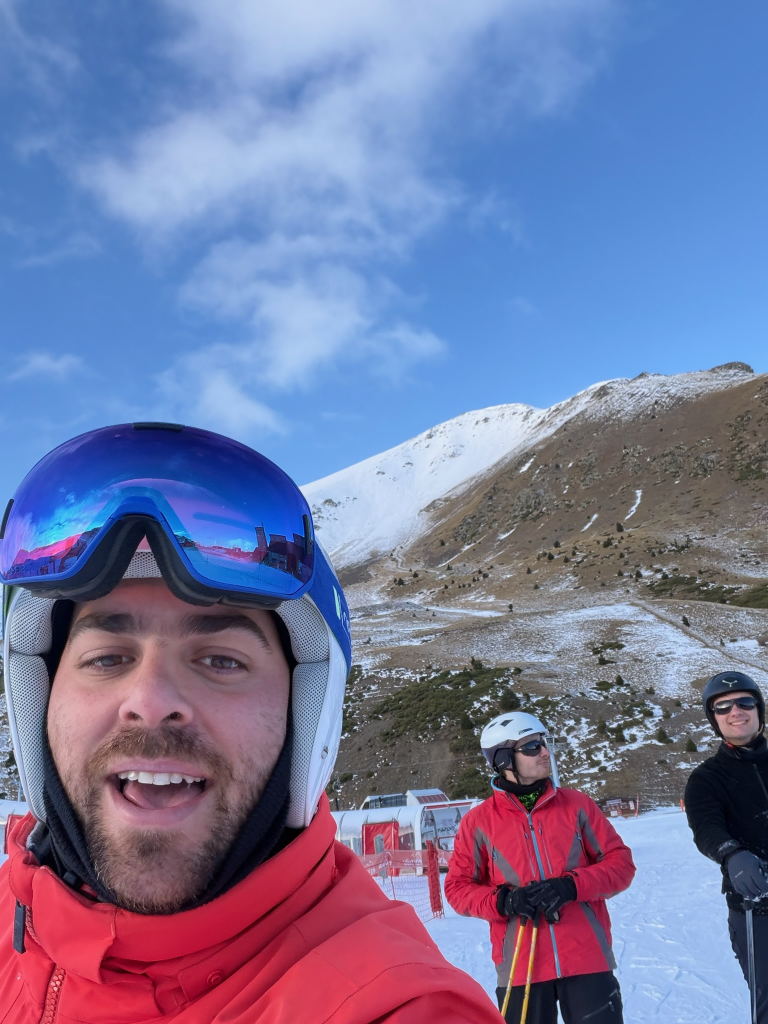
#> input picture Photos/IMG_1.JPG, 1536 x 2048 px (shown at 1/2 size)
$ python -i Template_Matching.py   (imports and definitions only)
#> lines starting #> are read from the running program, lines starting #| are printed output that depends on the picture; after the words box and inside, x2 and y2 are one past the last pixel; in counts of white or black regions, pixels touching at a corner belong together
import numpy as np
import cv2

# [135 lines left out: functions find_best_match, prepare_photo_profile, find_best_match_points, find_best_match_coincidence, not called in this run]


def extract_manual_profile(image_path):

#> called with image_path = 'Photos/IMG_1.JPG'
    img = cv2.imread(image_path)
#> img is the input picture: shape (2048, 1536, 3); mean B, G, R 159.7, 120.5, 117.1
    if img is None:
        return None

    #detect red
    hsv = cv2.cvtColor(img, cv2.COLOR_BGR2HSV)
#> hsv: shape (2048, 1536, 3); mean H, S, V 111, 110.9, 176
    lower_red1 = np.array([0, 100, 100])
    upper_red1 = np.array([10, 255, 255])
    lower_red2 = np.array([160, 100, 100])
    upper_red2 = np.array([180, 255, 255])

    mask1 = cv2.inRange(hsv, lower_red1, upper_red1)
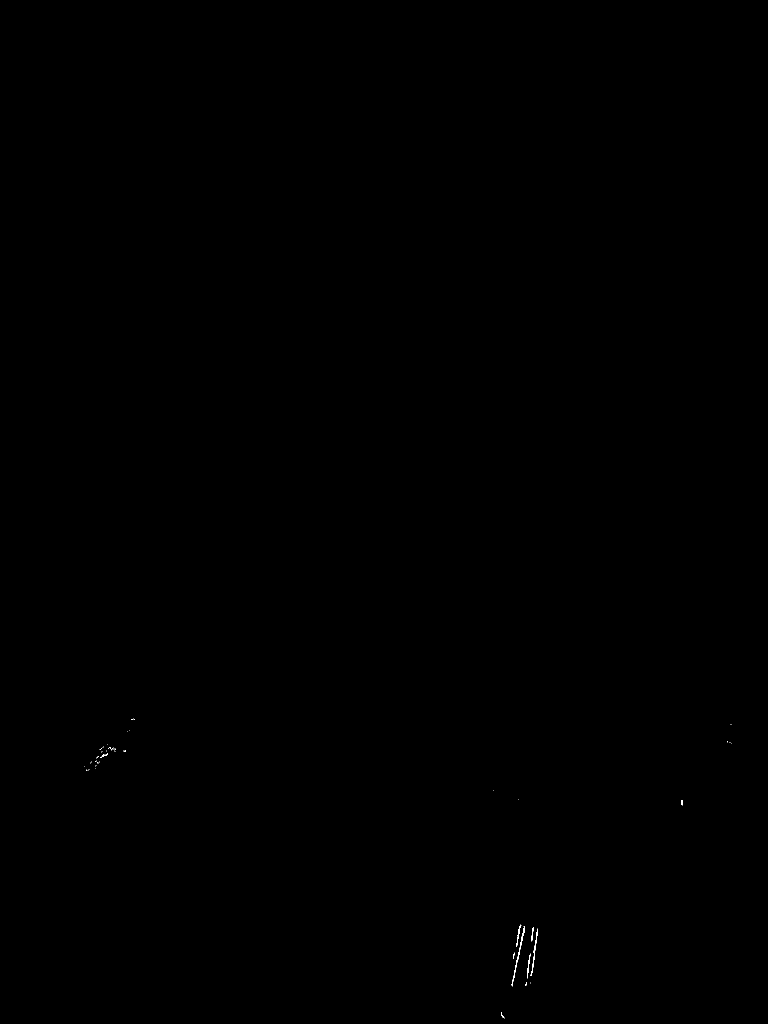
#> mask1: shape (2048, 1536) (shown at 1/2 size); 0.03% white in thin lines or dots, all inside (x1, y1, x2, y2) = (168, 1437, 1464, 2037)
    mask2 = cv2.inRange(hsv, lower_red2, upper_red2)
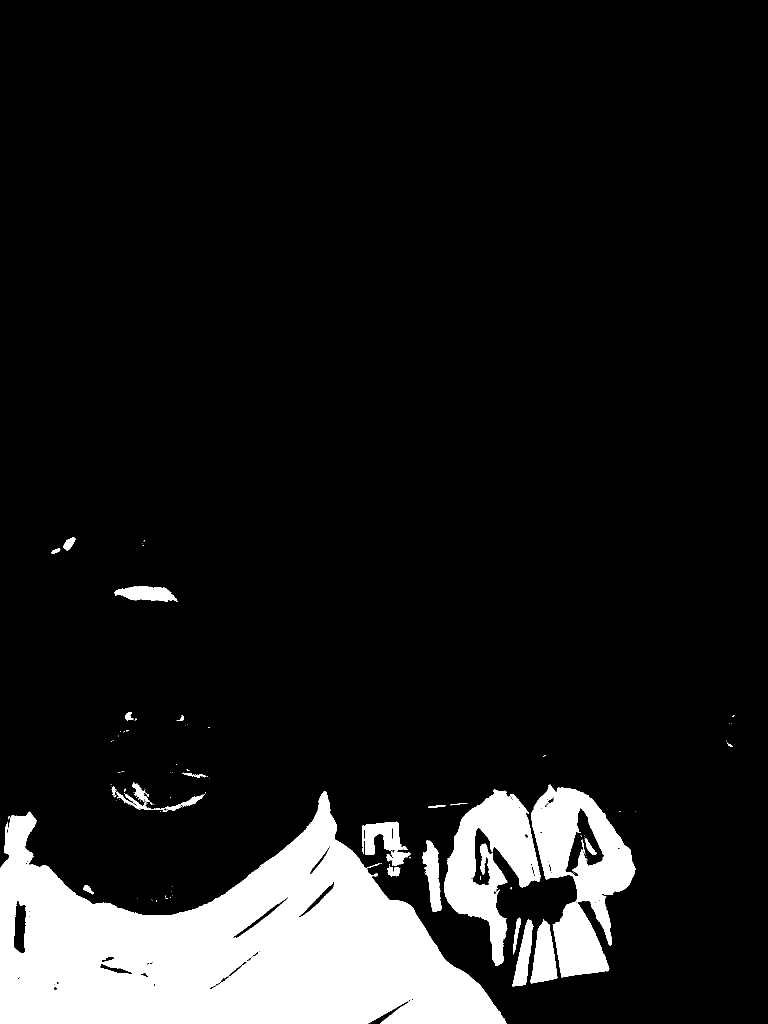
#> mask2: shape (2048, 1536) (shown at 1/2 size); 11.1% white; 113 white regions (87 under 20 px), largest, box (x1, y1, x2, y2) and area: (0, 1582, 1013, 2048) 259330, (1062, 1569, 1271, 1955) 39018, (889, 1579, 1081, 1932) 30769
    red_mask = mask1 + mask2
#> red_mask: shape (2048, 1536); 11.2% white; 145 white regions (118 under 20 px), largest, box (x1, y1, x2, y2) and area: (0, 1582, 1013, 2048) 259356, (1062, 1569, 1271, 1955) 39018, (889, 1579, 1081, 1932) 30771

    height, width = red_mask.shape
#> height = 2048; width = 1536
    profile = np.full(width, np.nan)

    #search for first red pixel in column
    for x in range(width):
        y_indices = np.where(red_mask[:, x] > 0)[0]
        if len(y_indices) > 0:
            profile[x] = height - y_indices[0]

    return profile


# [27 lines left out: function compare_contours, not called in this run]

>>> result = extract_manual_profile('Photos/IMG_1.JPG')

$ run again, on Photos/IMG_10.JPG
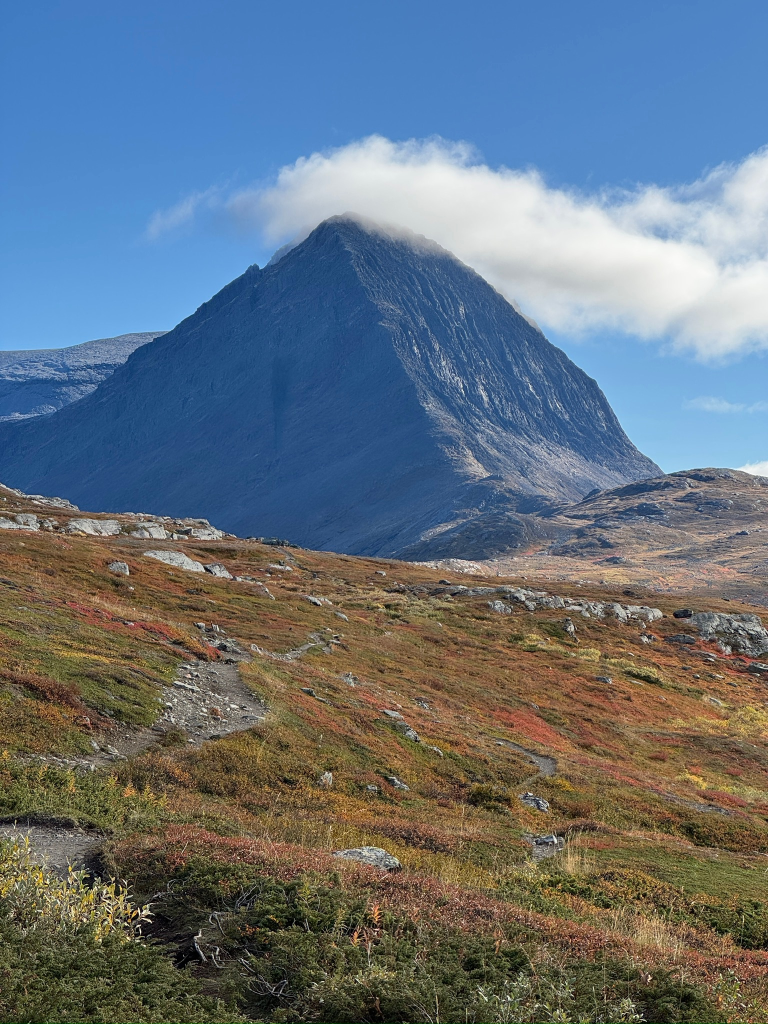
#> input picture Photos/IMG_10.JPG, 1536 x 2048 px (shown at 1/2 size)
#> in extract_manual_profile, img is the input picture: shape (2048, 1536, 3); mean B, G, R 125.4, 113.8, 101.2
#> hsv: shape (2048, 1536, 3); mean H, S, V 65.1, 120.5, 146.2
#> in extract_manual_profile, `mask1 = cv2.inRange(hsv, lower_red1, upper_red1)`:
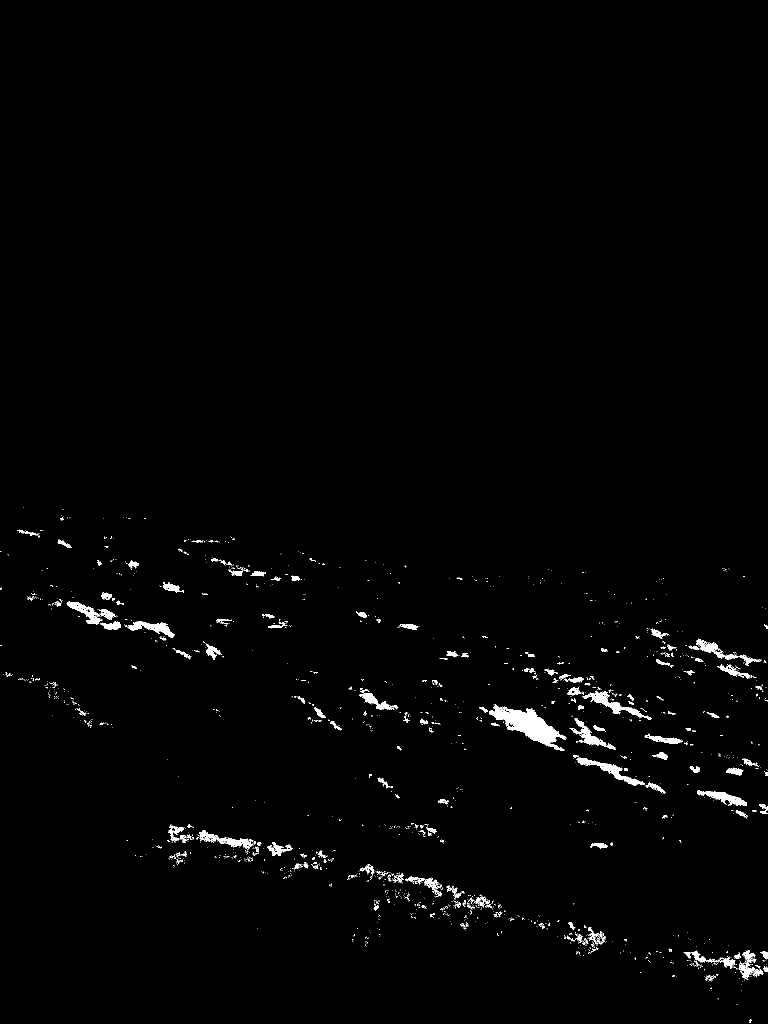
#> mask1: shape (2048, 1536) (shown at 1/2 size); 1.2% white; 1743 white regions (1545 under 20 px), largest, box (x1, y1, x2, y2) and area: (978, 1409, 1133, 1502) 5238, (1164, 1382, 1304, 1440) 1590, (1153, 1515, 1290, 1571) 1528
#> mask2: shape (2048, 1536); 0% white in thin lines or dots, all inside (x1, y1, x2, y2) = (255, 1249, 332, 1277)
#> the loop in extract_manual_profile, `for x in range(width):` made 1536 passes
#> y_indices on passes 1 to 3: [1103, 1177, 1178, 1290, 1291], [1103, 1177, 1178, 1290, 1291], [1103, 1175, 1176, 1177, 1178, 1290, 1291]

$ run again, on Photos/IMG_11.JPG
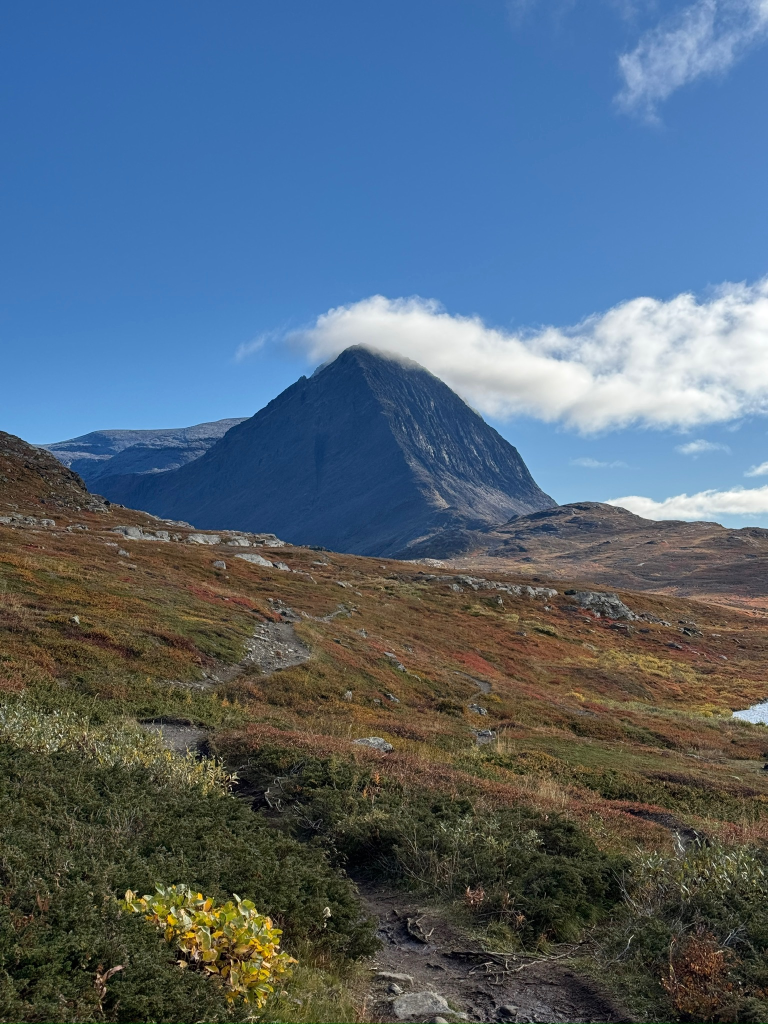
#> input picture Photos/IMG_11.JPG, 1536 x 2048 px (shown at 1/2 size)
#> in extract_manual_profile, img is the input picture: shape (2048, 1536, 3); mean B, G, R 118.3, 101.5, 83.6
#> hsv: shape (2048, 1536, 3); mean H, S, V 68.1, 121.8, 133
#> in extract_manual_profile, `mask1 = cv2.inRange(hsv, lower_red1, upper_red1)`:
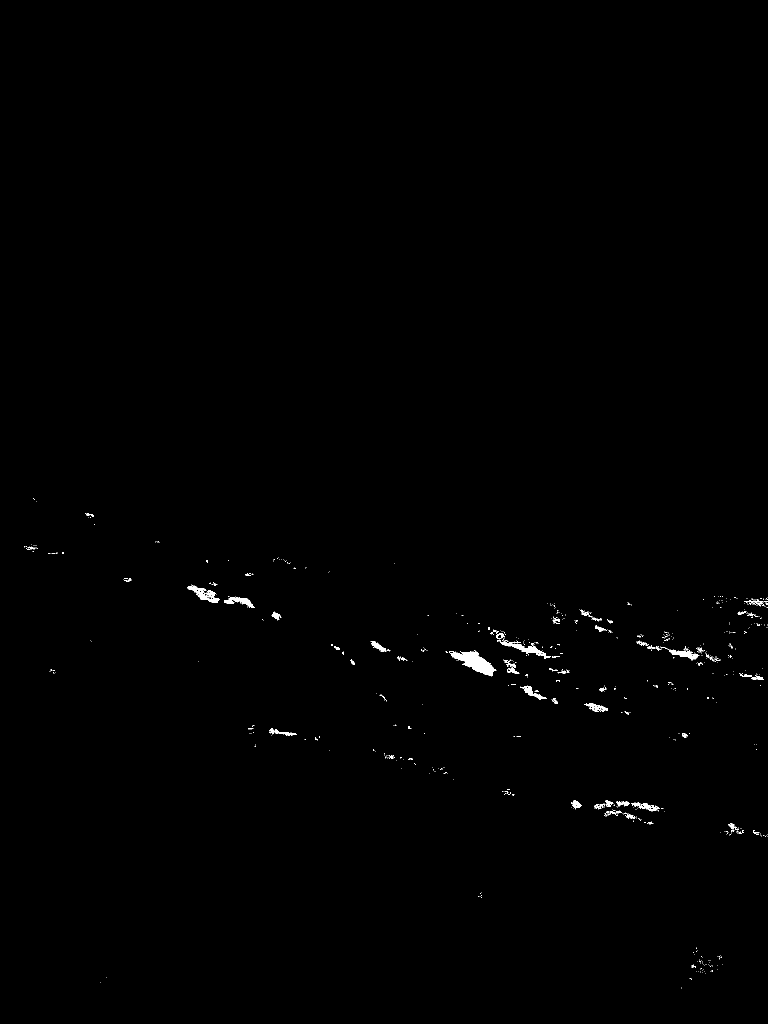
#> mask1: shape (2048, 1536) (shown at 1/2 size); 0.37% white; 697 white regions (634 under 20 px), largest, box (x1, y1, x2, y2) and area: (898, 1301, 993, 1352) 2031, (994, 1279, 1102, 1318) 889, (375, 1171, 440, 1206) 799
#> mask2: shape (2048, 1536); 0% white in thin lines or dots, all inside (x1, y1, x2, y2) = (1213, 1239, 1214, 1240)
#> the loop in extract_manual_profile, `for x in range(width):` made 1536 passes
#> y_indices on passes 49 to 51: [1092, 1093], [1095], [1093]

$ run again, on Photos/IMG_12.JPG
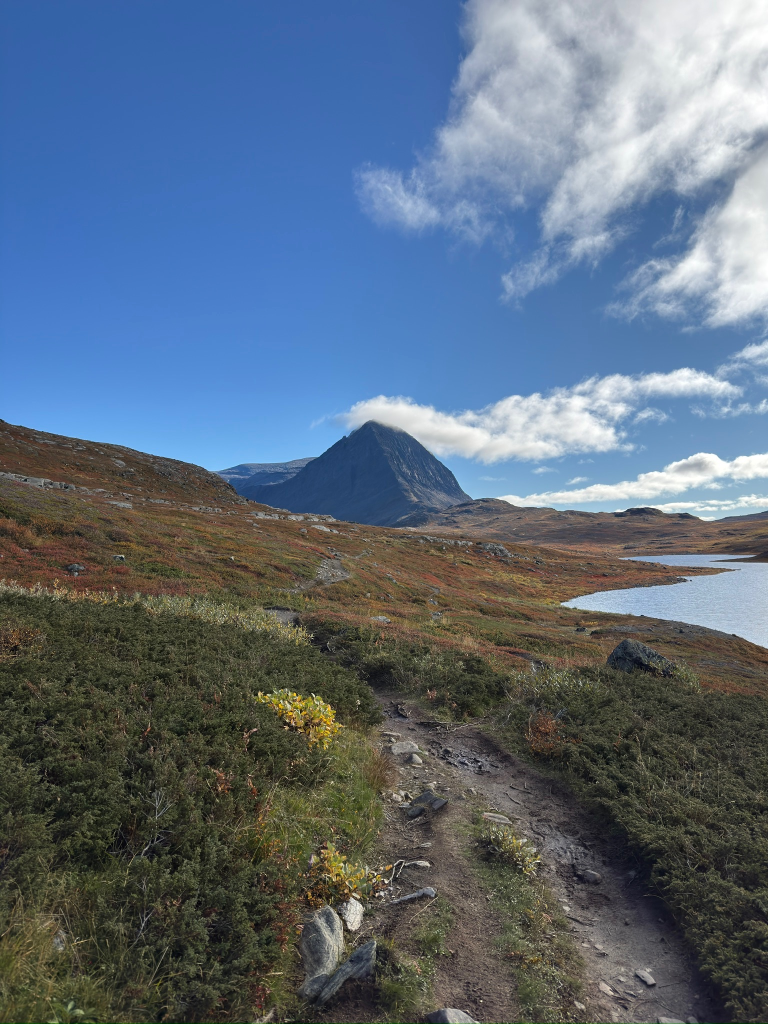
#> input picture Photos/IMG_12.JPG, 1536 x 2048 px (shown at 1/2 size)
#> in extract_manual_profile, img is the input picture: shape (2048, 1536, 3); mean B, G, R 124.6, 107.7, 92.3
#> hsv: shape (2048, 1536, 3); mean H, S, V 70.9, 92.3, 134.7
#> in extract_manual_profile, `mask1 = cv2.inRange(hsv, lower_red1, upper_red1)`:
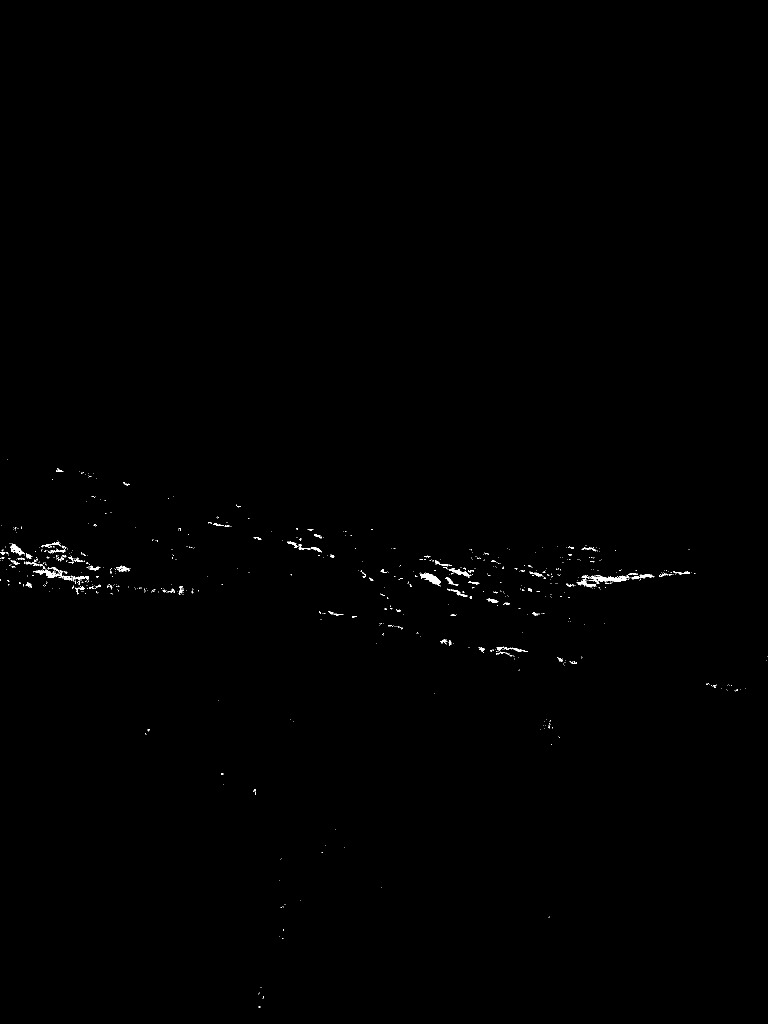
#> mask1: shape (2048, 1536) (shown at 1/2 size); 0.26% white; 728 white regions (654 under 20 px), largest, box (x1, y1, x2, y2) and area: (1177, 1150, 1258, 1168) 596, (840, 1145, 882, 1173) 478, (66, 1138, 144, 1162) 456
#> mask2: shape (2048, 1536); 0% white in thin lines or dots, all inside (x1, y1, x2, y2) = (520, 1095, 1071, 2015)
#> the loop in extract_manual_profile, `for x in range(width):` made 1536 passes
#> y_indices on passes 1 to 3: [1104, 1117, 1120, 1158, 1159, 1160, 1161], [1104, 1117, 1159], [1050, 1100, 1105, 1107, 1115, 1117]
